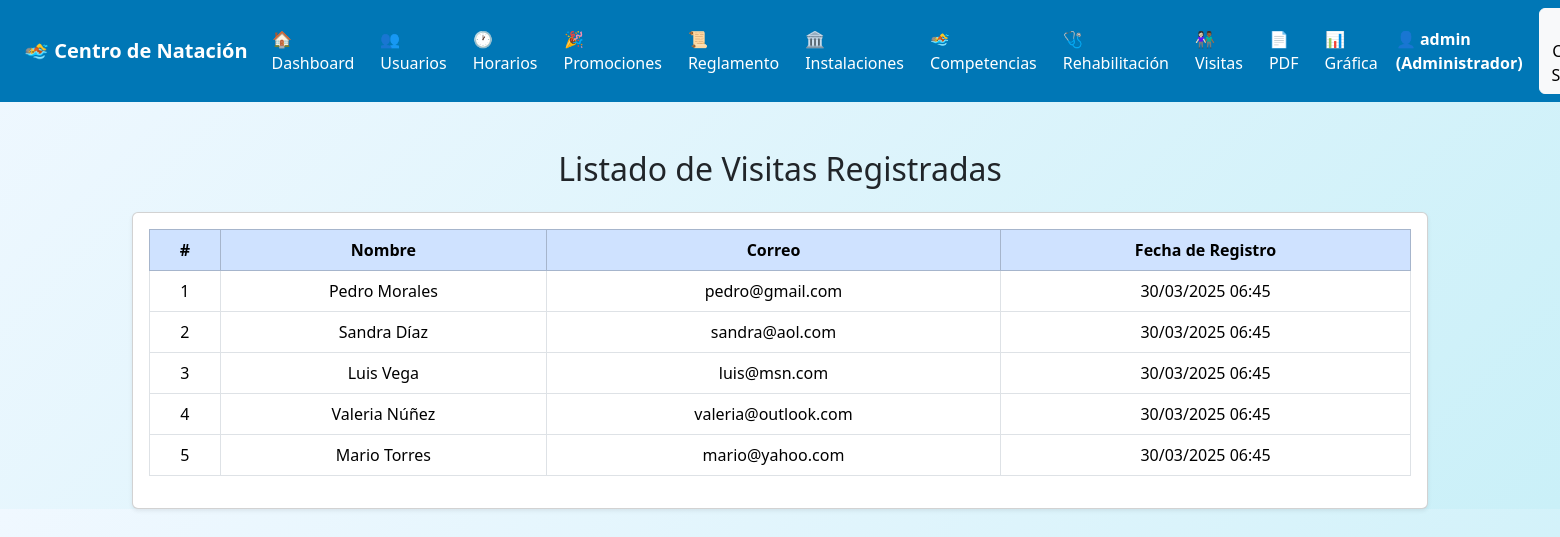
The page /admin/visitas.php (signed in) on the database its author committed.
### tables this page shows
CREATE TABLE IF NOT EXISTS visitas (
    id INT AUTO_INCREMENT PRIMARY KEY,
    nombre VARCHAR(100) NOT NULL,
    correo VARCHAR(100) NOT NULL UNIQUE,
    fecha_registro DATETIME NOT NULL
);

### admin/visitas.php (the view, shortened to what this page needs)
<?php
require_once '../database/conexion.php';
include '../includes/navbar.php';
$stmt = $conn->query("SELECT * FROM visitas ORDER BY fecha_registro DESC");
$visitas = $stmt->fetchAll(PDO::FETCH_ASSOC);
?>
<!DOCTYPE html>
<html lang="es">
<head>
    <link href="https://cdn.jsdelivr.net/npm/bootstrap@5.3.3/dist/css/bootstrap.min.css" rel="stylesheet">
    <link href="https://cdn.jsdelivr.net/npm/bootstrap-icons@1.10.5/font/bootstrap-icons.css" rel="stylesheet">
</head>
<body>
<div class="container mt-5">
    <h2 class="mb-4 text-center">Listado de Visitas Registradas</h2>
    <div class="card shadow-sm">
        <div class="card-body table-responsive">
            <table class="table table-bordered table-hover align-middle text-center">
                <thead class="table-primary">
                    <tr>
                        <th>#</th>
                        <th>Nombre</th>
                        <th>Correo</th>
                        <th>Fecha de Registro</th>
                    </tr>
                </thead>
                <tbody>
                    <?php if (count($visitas) > 0): ?>
                        <?php $contador = 1; ?>
                        <?php foreach ($visitas as $v): ?>
                            <tr>
                                <td><?= $contador++ ?></td>
                                <td><?= htmlspecialchars($v['nombre']) ?></td>
                                <td><?= htmlspecialchars($v['correo']) ?></td>
                                <td><?= date("d/m/Y H:i", strtotime($v['fecha_registro'])) ?></td>
                            </tr>
                        <?php endforeach; ?>
                    <?php else: ?>
                        <tr>
                            <td colspan="4" class="text-muted">No hay visitas registradas.</td>
                        </tr>
                    <?php endif; ?>
                </tbody>
            </table>
        </div>
    </div>
</div>
</body>
</html>

### admin/visitas.php (style rules this page uses)
body { background: linear-gradient(135deg, #f0f8ff, #caf0f8); }

### rows shown on the page
visitas: nombre "Pedro Morales", correo "pedro@gmail.com", fecha_registro "30/03/2025 06:45"
visitas: nombre "Sandra Díaz", correo "sandra@aol.com", fecha_registro "30/03/2025 06:45"
visitas: nombre "Luis Vega", correo "luis@msn.com", fecha_registro "30/03/2025 06:45"
visitas: nombre "Valeria Núñez", correo "valeria@outlook.com", fecha_registro "30/03/2025 06:45"
visitas: nombre "Mario Torres", correo "mario@yahoo.com", fecha_registro "30/03/2025 06:45"

### other values the page prints
$usuario "admin"
$nivel "Administrador"
